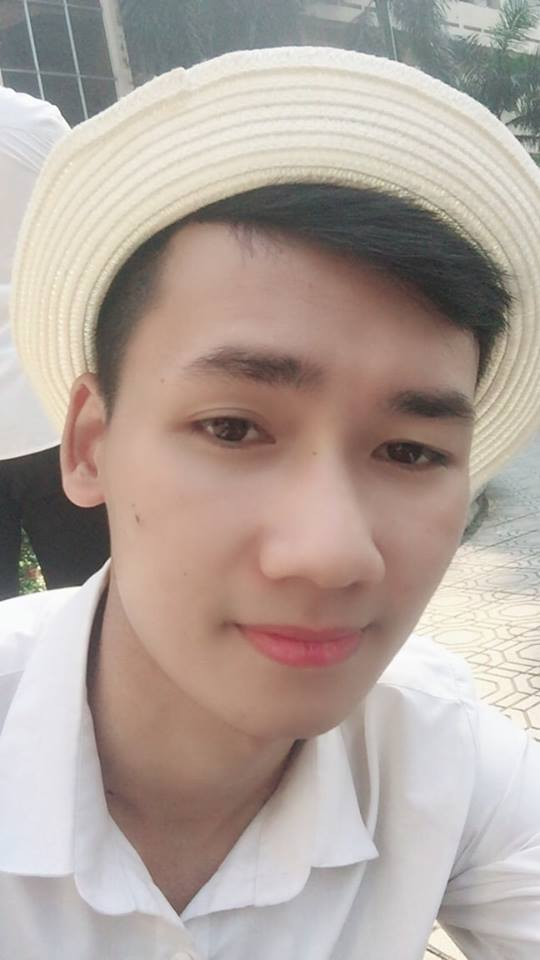
#> input picture sondz.jpg, 540 x 960 px
$ python 'test main.py'
#> lines starting #> are read from the running program, lines starting #| are printed output that depends on the picture
import numpy as np
import scipy.ndimage as ndimage
import matplotlib.pyplot as plt
import cv2
import math
from scipy import misc
np.seterr(over='ignore')

# đọc ảnh
img = cv2.imread('sondz.jpg')
#> img is the input picture: shape (960, 540, 3); mean B, G, R 156.3, 163.8, 177
# tạo ma trận c có kích thước bằng ảnh
c = np.zeros((len(img), len(img[0])))
#> c: shape (960, 540) float64; every value is 0
#chuyển ảnh về ảnh xám
img = cv2.cvtColor(img, cv2.COLOR_BGR2GRAY)
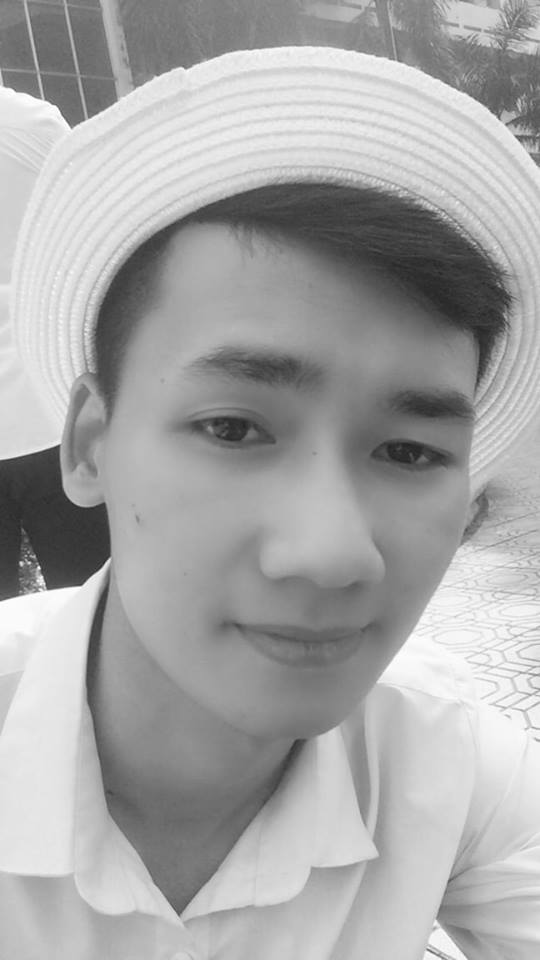
#> img: shape (960, 540); min 34, max 255, mean 166.9
# hàm chuyển ma trận thành ảnh
def convertArraytoImage(Array):
	flatNumpyArray = np.array(Array)
	print("kich thuoc anh: " + str(len(Array)) + " x " + str(len(Array[0])))
	# Convert the array to make grayscale image.
	grayImage = flatNumpyArray.reshape(len(Array), len(Array[0]))
	cv2.imwrite('output.png', grayImage)
#xuat ma tran
def xuatmang(a):
     for i in range(len(a)):
                for j in range(len(a[0])):
                    print(a[i][j])
#hàm tính WLD của 1 ảnh xám và trả ma trận mới vào ma trận c
def wld(a):
         for i in range(len(a)):
                for j in range(len(a[0])):
                    if(i!=0 and i!=len(a)-1 and j!=0 and j != len(a[0])-1):
                        c[i][j] = math.atan(2*((a[i][j]-a[i-1][j-1])+(a[i][j]-a[i-1][j])+(a[i][j]-a[i-1][j+1])+(a[i][j]-a[i][j-1])+(a[i][j]-a[i][j+1])+(a[i][j]-a[i+1][j-1])+(a[i][j]-a[i+1][j])+(a[i][j])-a[i+1][j+1])/(a[i][j]))
#nomarlize
def nomalize(a):
    max_matrix= max(max(x) for x in a)
#> max_matrix = 255
    min_matrix = min(min(x) for x in a)
#> min_matrix = 34
    for i in range(len(a)):
        for j in range(len(a[0])):
            a[i][j] = ((a[i][j]-min_matrix)/(max_matrix-min_matrix))*255
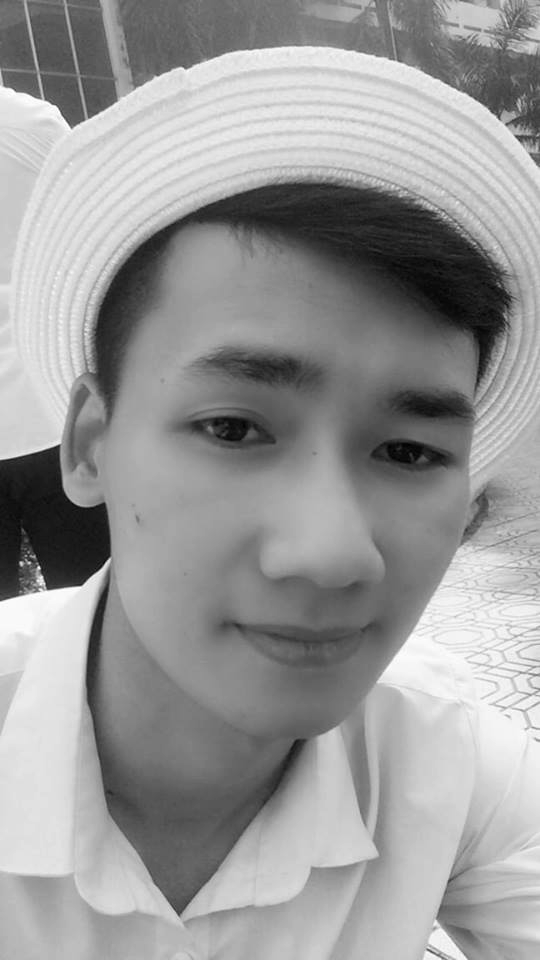
#> a: shape (960, 540); min 0, max 255, mean 152.8
# hàm weberface
def weber_face(img):
    nomalize(img)
    image = ndimage.gaussian_filter(img, sigma=1, order=0)
    wld(image)
#> after the loop in wld, `for i in range(len(a)):`:
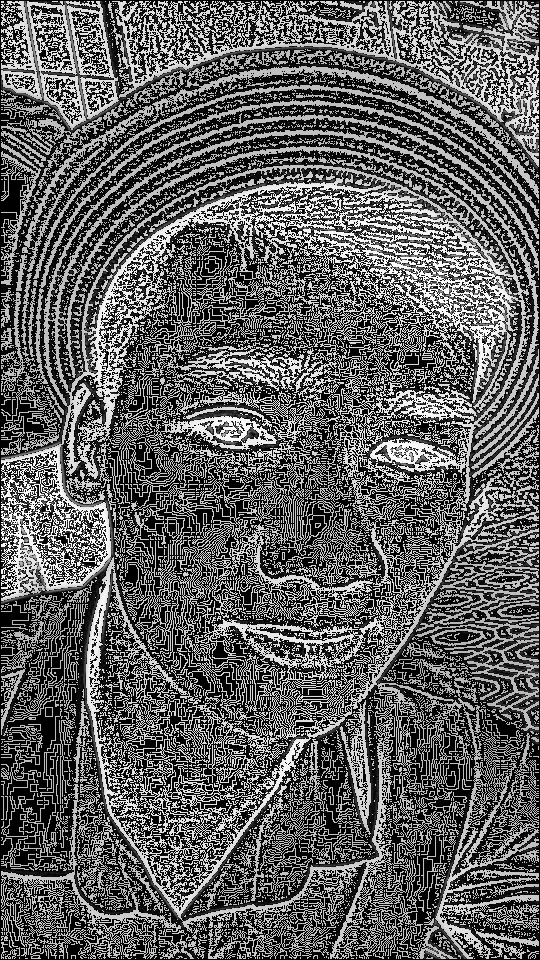
#> c: shape (960, 540) float64; min 0, max 1.56, mean 0.589; drawn with min black and max white
    nomalize(c)
    convertArraytoImage(c)
#| kich thuoc anh: 960 x 540
weber_face(img)

$ run again, with sontit.jpg copied over sondz.jpg
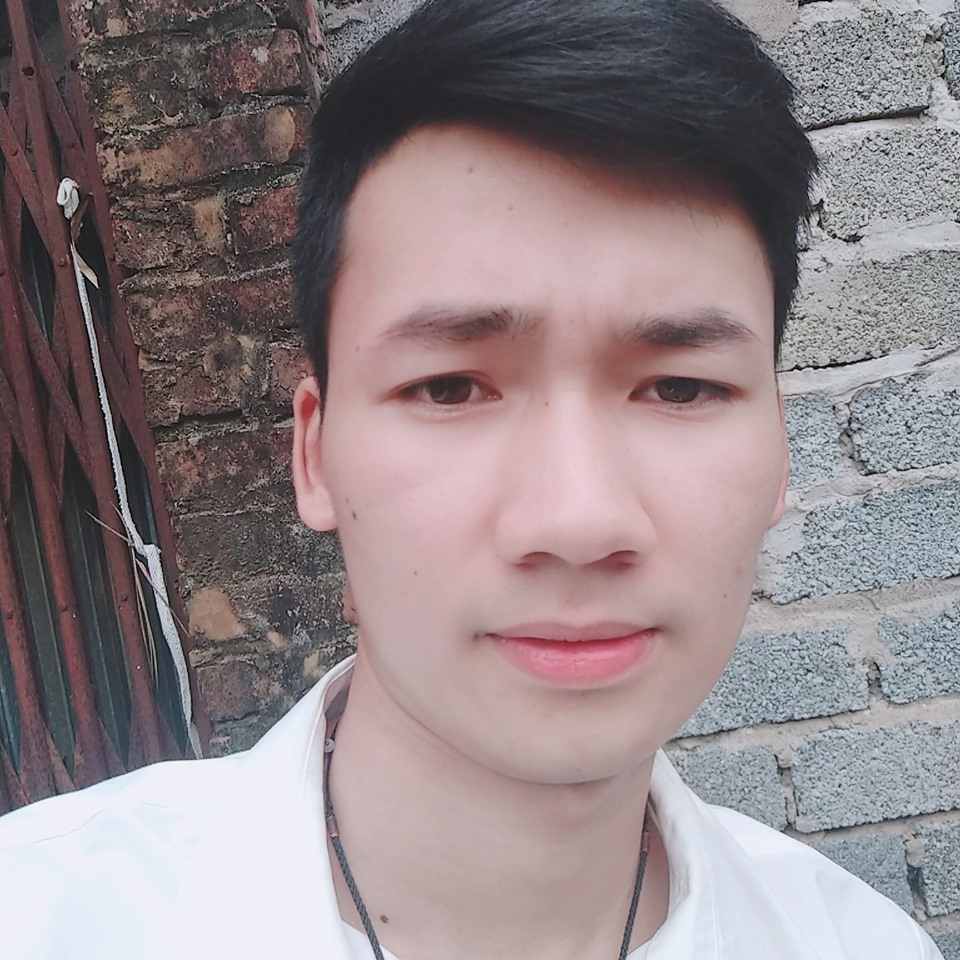
#> input picture sontit.jpg, 960 x 960 px
#> img is the input picture: shape (960, 960, 3); mean B, G, R 135.8, 132.7, 145.3
#> `img = cv2.cvtColor(img, cv2.COLOR_BGR2GRAY)`:
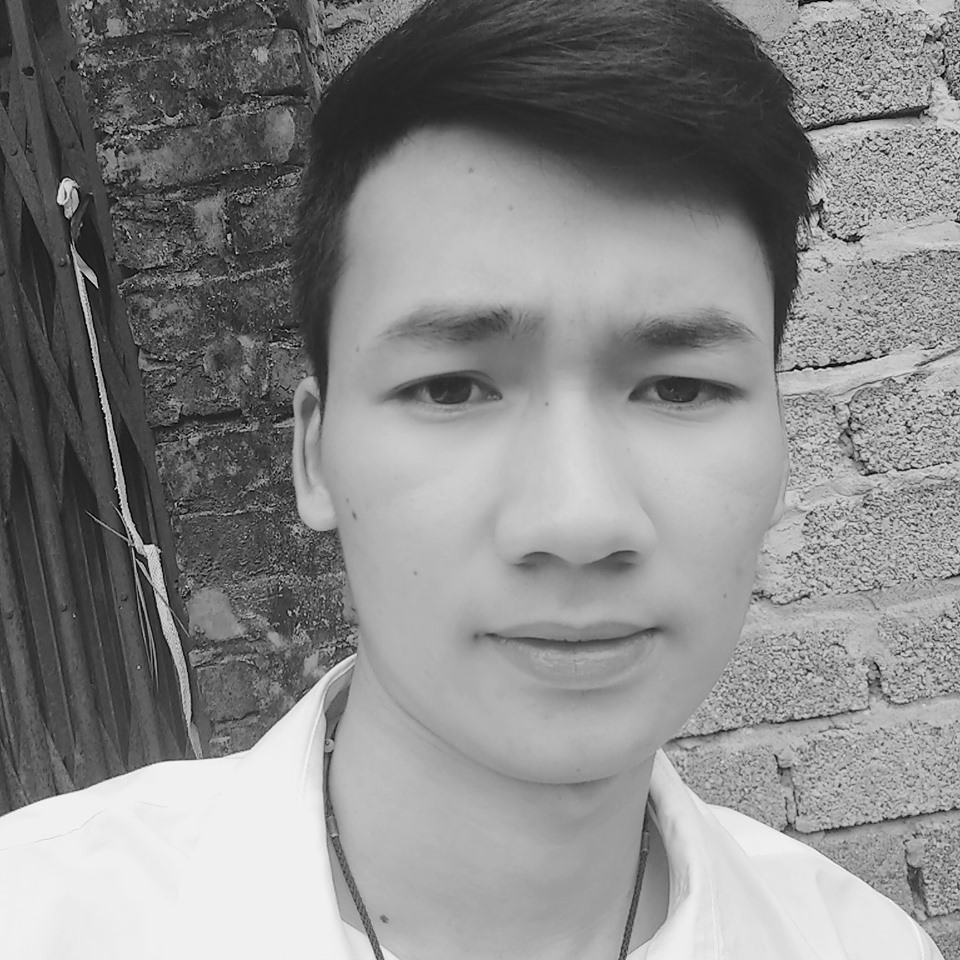
#> img: shape (960, 960); min 0, max 250, mean 136.8
#> max_matrix = 250
#> min_matrix = 0
#> after the loop in wld, `for i in range(len(a)):`:
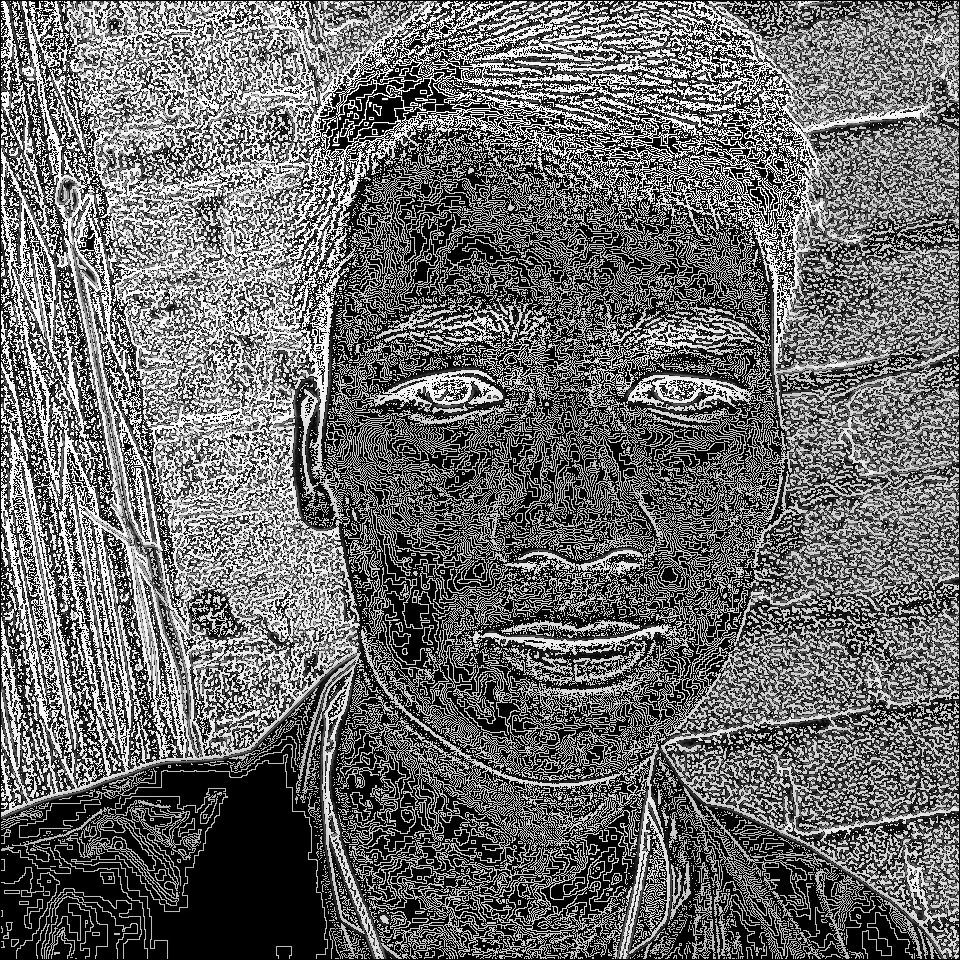
#> c: shape (960, 960) float64; min 0, max 1.51, mean 0.629; drawn with min black and max white
#| kich thuoc anh: 960 x 960

$ run again, with sontocvang.jpg copied over sondz.jpg
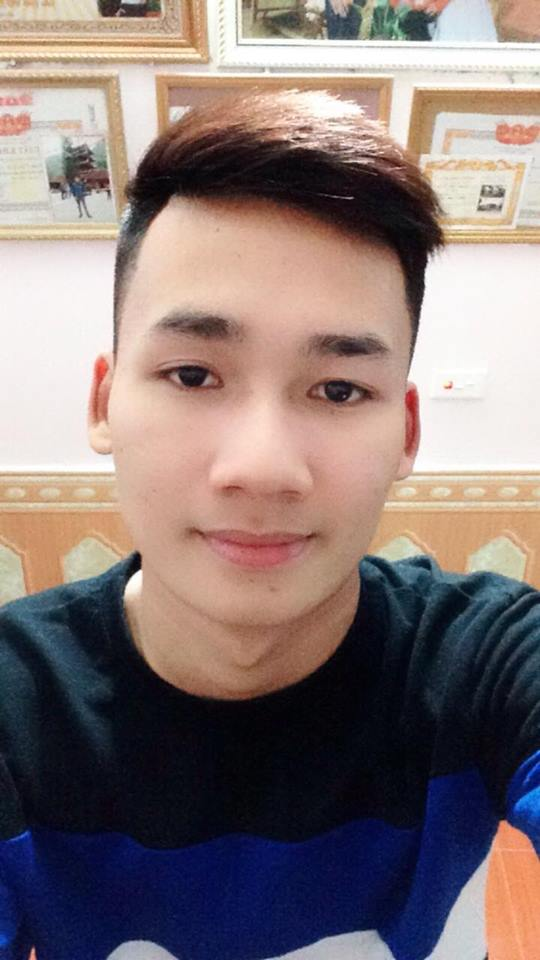
#> input picture sontocvang.jpg, 540 x 960 px
#> img is the input picture: shape (960, 540, 3); mean B, G, R 118.8, 120.1, 135.3
#> `img = cv2.cvtColor(img, cv2.COLOR_BGR2GRAY)`:
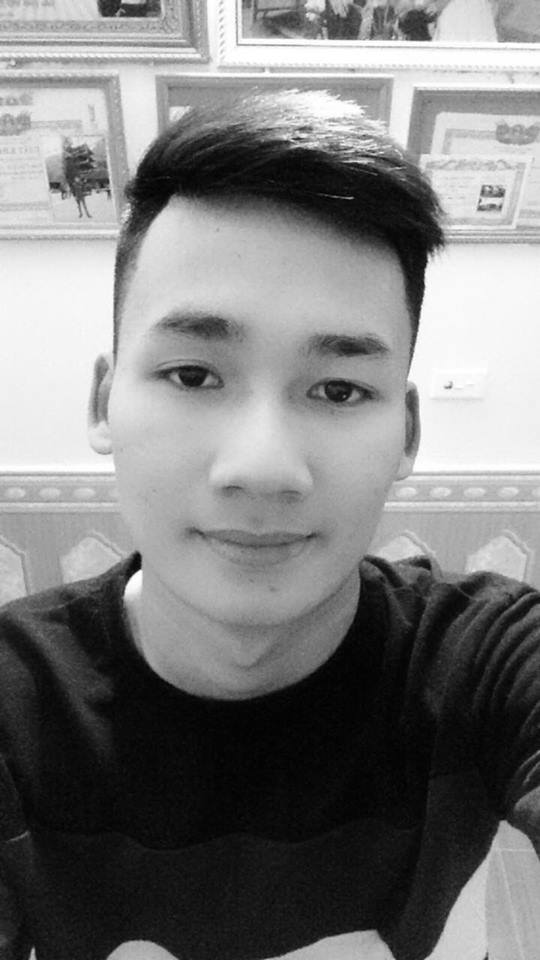
#> img: shape (960, 540); min 0, max 255, mean 124.5
#> max_matrix = 255
#> min_matrix = 0
#> after the loop in wld, `for i in range(len(a)):`:
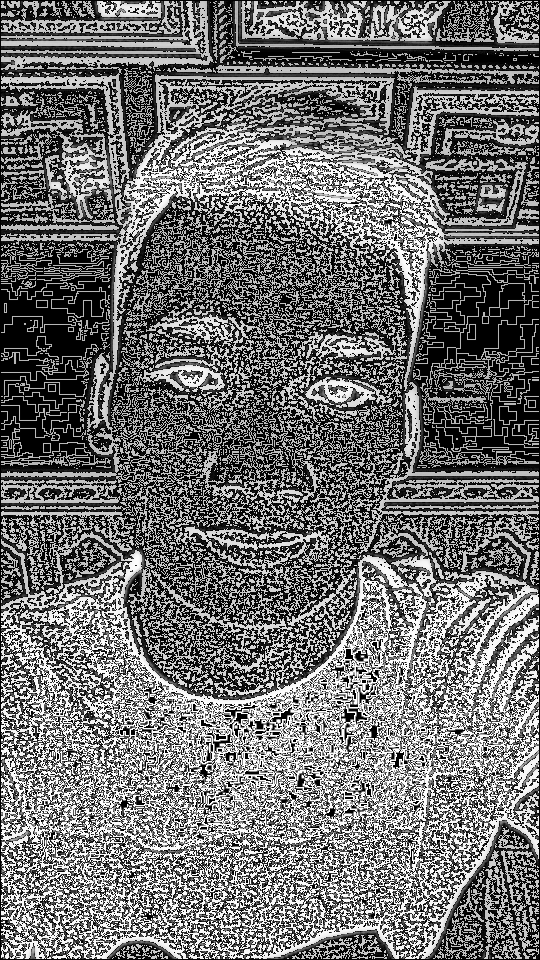
#> c: shape (960, 540) float64; min 0, max 1.57, mean 0.692; drawn with min black and max white
#| kich thuoc anh: 960 x 540
